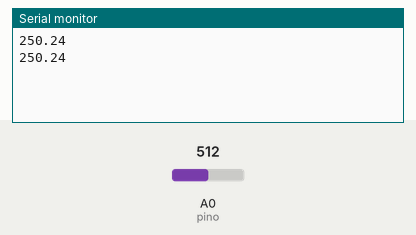
This program was run on a simulated Arduino Nano, built with avr-gcc and run on an emulated ATmega328P. Parts: the last lines printed to the serial monitor. The test bench sets the inputs (shaded band); at power-on: A0 (pino) = 512.

Above: at 1.8 s.
1.9 s: A0 (pino) set to 716
At 2.8 s:
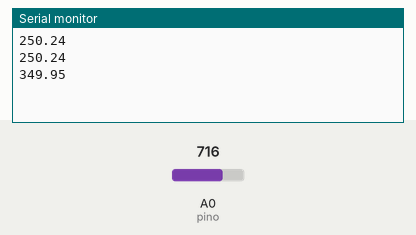
3.4 s: A0 (pino) set to 900
At 4.4 s:
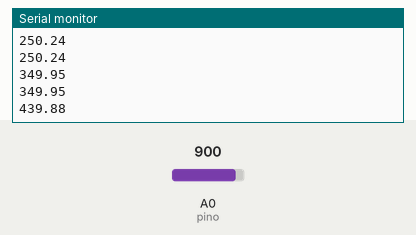
Timing chart, 0 to 6.4 s (numbered marks = the images above; inputs shaded):
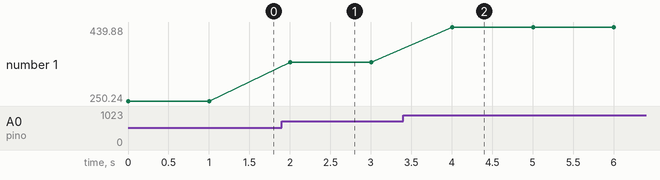

The program:

main.cpp
```cpp
/*Introduzir a biblioteca de Arduino*/
#include <Arduino.h>

/*Introdução das variáveis*/
//Variável do pino de entrada do sinal
int pino = A0;
//Variável do valor da tensão
int tensao = 0;
//Variável do valor da temperatura
float temperatura = 0;

/*Configurações*/
void setup()
{
  //Velocidade do monitor
  Serial.begin(9600);
  //Pino de entrada do sinal
  pinMode(pino, INPUT);
}
/*Execução da tarefa*/
void loop()
{
  //Leitura do valor da tensão
  tensao = analogRead(A0);
    //cálculo do valor da temperatura
    temperatura = (tensao/1023.0)*5.0*1000/10;
    //Mostrar o valor da temperatura no monitor
    Serial.println(temperatura);
    //Esperar 1 segundo
    delay(1000);
}
```

Measured:
- after the input at 1.9 s, the serial monitor: prints a new line after 0.10 s (image 1)
- after the input at 3.4 s, the serial monitor: prints a new line after 0.60 s (image 2)
- plotted number 1: 250.24 → 349.95 after the input at 1.9 s, 349.95 → 439.88 after the input at 3.4 s
